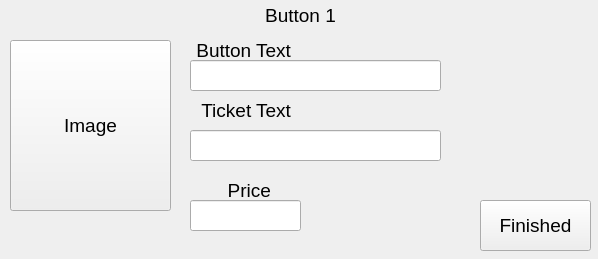
<?xml version="1.0" encoding="UTF-8"?>
<ui version="4.0">
 <class>Widget</class>
 <widget class="QWidget" name="Widget">
  <property name="geometry">
   <rect>
    <x>0</x>
    <y>0</y>
    <width>598</width>
    <height>259</height>
   </rect>
  </property>
  <property name="windowTitle">
   <string>Widget</string>
  </property>
  <widget class="QLabel" name="label">
   <property name="geometry">
    <rect>
     <x>250</x>
     <y>0</y>
     <width>101</width>
     <height>31</height>
    </rect>
   </property>
   <property name="font">
    <font>
     <pointsize>14</pointsize>
    </font>
   </property>
   <property name="text">
    <string>Button 1</string>
   </property>
   <property name="alignment">
    <set>Qt::AlignCenter</set>
   </property>
  </widget>
  <widget class="QPushButton" name="pushButton">
   <property name="geometry">
    <rect>
     <x>10</x>
     <y>40</y>
     <width>161</width>
     <height>171</height>
    </rect>
   </property>
   <property name="font">
    <font>
     <pointsize>14</pointsize>
    </font>
   </property>
   <property name="text">
    <string>Image</string>
   </property>
  </widget>
  <widget class="QLineEdit" name="lineEdit">
   <property name="geometry">
    <rect>
     <x>190</x>
     <y>60</y>
     <width>251</width>
     <height>31</height>
    </rect>
   </property>
  </widget>
  <widget class="QLabel" name="label_2">
   <property name="geometry">
    <rect>
     <x>180</x>
     <y>40</y>
     <width>111</width>
     <height>21</height>
    </rect>
   </property>
   <property name="font">
    <font>
     <pointsize>14</pointsize>
    </font>
   </property>
   <property name="text">
    <string>Button Text</string>
   </property>
   <property name="alignment">
    <set>Qt::AlignRight|Qt::AlignTrailing|Qt::AlignVCenter</set>
   </property>
  </widget>
  <widget class="QLabel" name="label_3">
   <property name="geometry">
    <rect>
     <x>180</x>
     <y>100</y>
     <width>111</width>
     <height>21</height>
    </rect>
   </property>
   <property name="font">
    <font>
     <pointsize>14</pointsize>
    </font>
   </property>
   <property name="text">
    <string>Ticket Text</string>
   </property>
   <property name="alignment">
    <set>Qt::AlignRight|Qt::AlignTrailing|Qt::AlignVCenter</set>
   </property>
  </widget>
  <widget class="QLineEdit" name="lineEdit_2">
   <property name="geometry">
    <rect>
     <x>190</x>
     <y>130</y>
     <width>251</width>
     <height>31</height>
    </rect>
   </property>
  </widget>
  <widget class="QPushButton" name="pushButton_2">
   <property name="geometry">
    <rect>
     <x>480</x>
     <y>200</y>
     <width>111</width>
     <height>51</height>
    </rect>
   </property>
   <property name="font">
    <font>
     <pointsize>14</pointsize>
    </font>
   </property>
   <property name="text">
    <string>Finished</string>
   </property>
  </widget>
  <widget class="QLineEdit" name="lineEdit_3">
   <property name="geometry">
    <rect>
     <x>190</x>
     <y>200</y>
     <width>111</width>
     <height>31</height>
    </rect>
   </property>
  </widget>
  <widget class="QLabel" name="label_4">
   <property name="geometry">
    <rect>
     <x>160</x>
     <y>180</y>
     <width>111</width>
     <height>21</height>
    </rect>
   </property>
   <property name="font">
    <font>
     <pointsize>14</pointsize>
    </font>
   </property>
   <property name="text">
    <string>Price</string>
   </property>
   <property name="alignment">
    <set>Qt::AlignRight|Qt::AlignTrailing|Qt::AlignVCenter</set>
   </property>
  </widget>
 </widget>
 <layoutdefault spacing="6" margin="11"/>
 <resources/>
 <connections/>
</ui>
